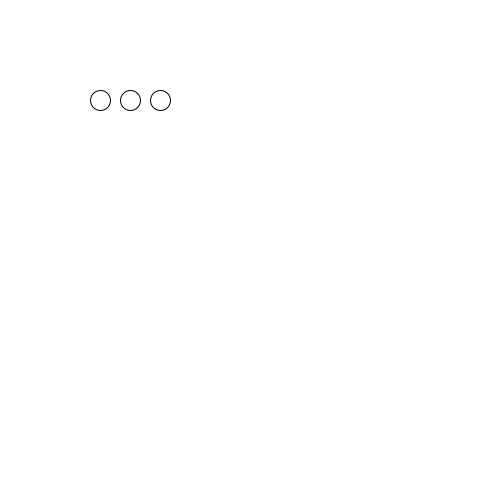
Frame 1 (no input)
Frame 60 (the mouse pressed at the canvas centre just before this capture): identical to frame 1, image omitted
Frame 120 (the mouse held since frame 60 and released just before this capture): identical to frame 1, image omitted

The Processing sketch that drew this single still picture (run headless with seeded random() and noise(); from frame 60 on, the mouse is pressed at the canvas centre):

// Processing sketch: array
// ── array.pde

int[] frank = {100, 130, 160};

void setup() {
  size(500,500);  
}

void draw() {
  background(255);
  ellipse(frank[0],100,20,20);
  ellipse(frank[1],100,20,20);
  ellipse(frank[2],100,20,20);
}
